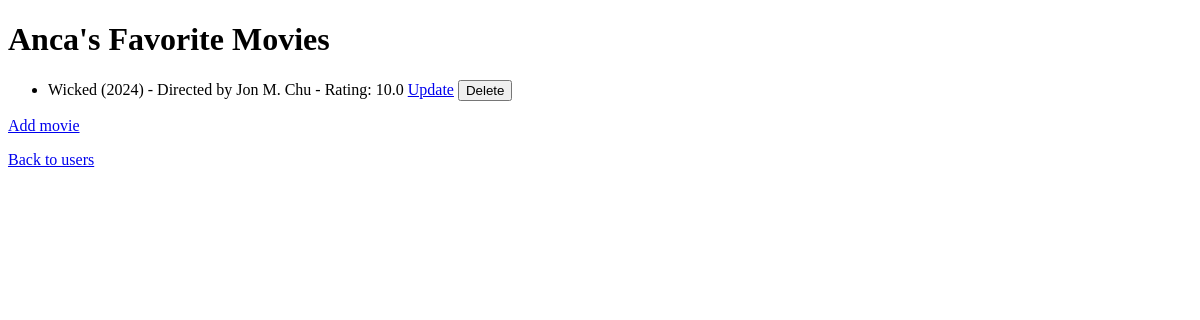
Before: /users/1 with the older database file.
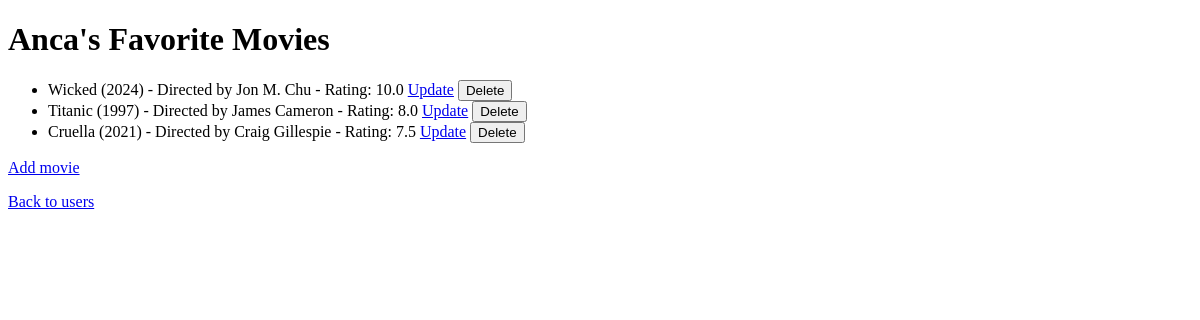
After: the same page with the newer database file.
### models.py (models this page shows)
class User(db.Model):
    __tablename__ = "users"
    id = db.Column(Integer, primary_key=True, autoincrement=True)
    name = db.Column(String)
    movie = db.relationship('Movie', backref='user', cascade="all, delete-orphan")

class Movie(db.Model):
    __tablename__ = "movies"
    id = db.Column(Integer, primary_key=True, autoincrement=True)
    user_id = db.Column(Integer, ForeignKey("users.id"), nullable=False)
    title = db.Column(String)
    director = db.Column(String)
    year = db.Column(Integer)
    rating = db.Column(Float)

### app.py (the view)
@app.route('/users/<user_id>', methods=['GET'])
def list_user_movies(user_id):
    user = User.query.get_or_404(user_id)
    return render_template('user_movies.html', user=user, movies=user.movie)

### templates/user_movies.html (shortened to what this page needs)
<!DOCTYPE html>
<html lang="en">
<head>
    <link rel="stylesheet" href="{{ url_for('static', filename='style.css') }}">
</head>
<body>
    <h1>{{ user.name }}'s Favorite Movies</h1>
    <ul>
        {% for movie in movies %}
            <li>
                {{ movie.title }} ({{ movie.year }}) - Directed by {{ movie.director }} - Rating: {{ movie.rating }}
                <a href="/users/{{ user.id }}/update_movie/{{ movie.id }}">Update</a>
                <form action="/users/{{ user.id }}/delete_movie/{{ movie.id }}" method="post" style="display:inline;">
                    <button type="submit" onclick="return confirm('Are you sure you want to delete this movie?');">Delete</button>
                </form>
            </li>
        {% else %}
            <li>No movies found for this user.</li>
        {% endfor %}
    </ul>
    <p><a href="/users/{{ user.id }}/add_movie">Add movie</a></p>
    <p><a href="/users">Back to users</a></p>
</body>
</html>

Changed rows visible on the page:
added Movie: title "Titanic", year "1997", director "James Cameron", rating "8.0"
added Movie: title "Cruella", year "2021", director "Craig Gillespie", rating "7.5"
